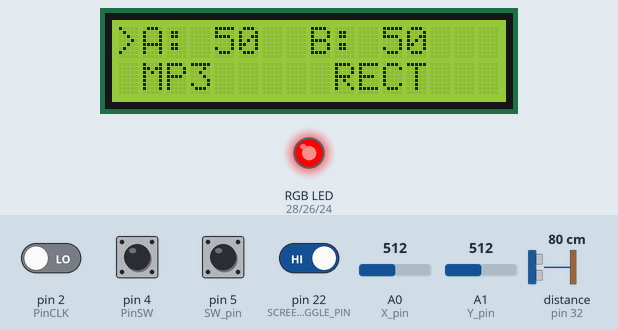
Simulated run of this sketch. Board: Arduino Mega 2560, built with avr-gcc and run on an emulated ATmega2560. Parts: 16×2 character LCD, an RGB LED mixed from three pins (HIGH = lit). The test bench sets the inputs (shaded band); at power-on: pin 4 (PinSW), pin 5 (SW_pin), pin 22 (SCREEN_TOGGLE_PIN) HIGH, pin 2 (PinCLK) LOW, A0 (X_pin) = 512, distance to the obstacle (sensor on pin 32) 80 cm, A1 (Y_pin) = 512. The echo pulse lasts 58.3 µs per cm; what the sketch prints to the serial monitor is not drawn.

Above: at 1.2 s.
1.3 s: pin 22 (SCREEN_TOGGLE_PIN) driven LOW
At 1.83 s:
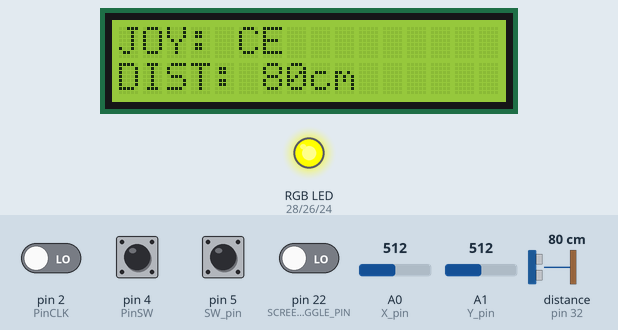
3.8 s: A0 (X_pin) set to 684
5.6 s: A0 (X_pin) set to 713
At 6.01 s:
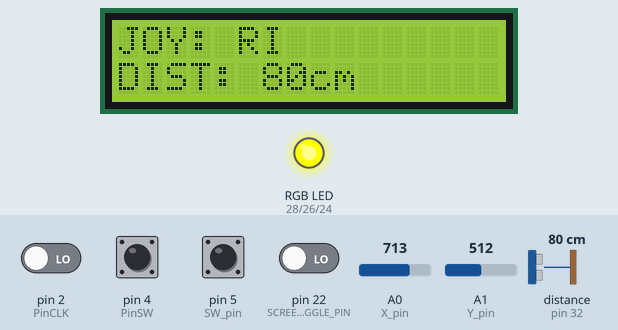
8.6 s: distance to the obstacle (sensor on pin 32) set to 250 cm
At 8.82 s:
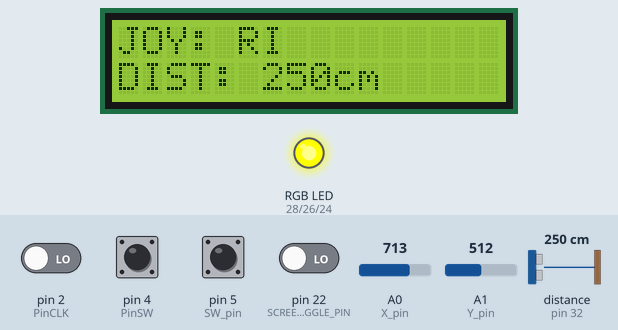
11.6 s: pin 4 (PinSW) pulled LOW for 1 s
At 12.34 s:
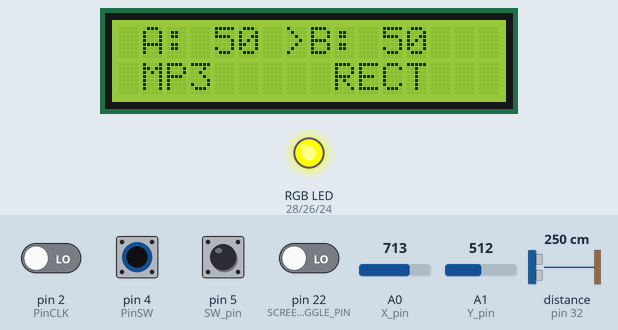
13.2 s: A0 (X_pin) set to 245
At 13.72 s:
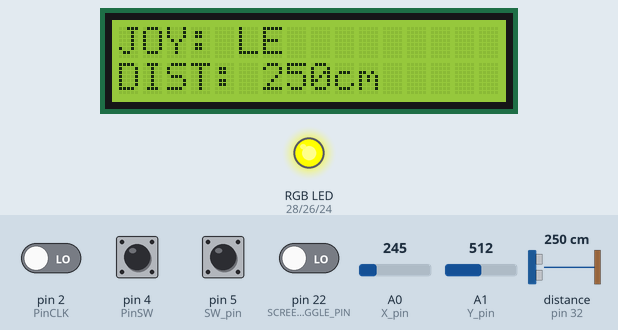
Timing chart, 0 to 21.2 s (numbered marks = the images above; inputs shaded):
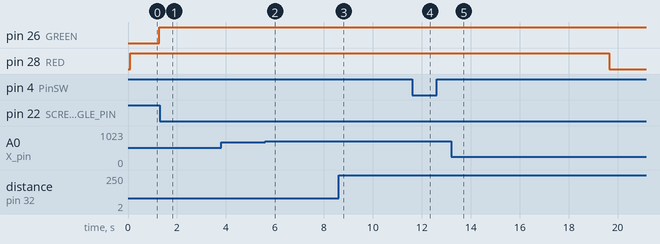

Measured:
- the behaviour switches between 700 and 701 on A0 (X_pin) (found by bisection; images 1 and 2)
- after the input at 1.3 s, pin 28 (RED): stays HIGH (without the input it goes to LOW after 2.4 s); the display: first changes after 0.34 s (image 1 shows a later state)
- after the input at 5.6 s, the display: first differs from a run without the input after 0.26 s (image 2)
- after the input at 13.2 s, the display: first differs from a run without the input after 0.37 s (image 5)

The sketch:

sketch_arduino.ino
```cpp
#include <LiquidCrystal.h>
#include "SR04.h"

// Define pins for the rotary encoder
#define PinCLK 2
#define PinDT 3
#define PinSW 4

// Joystick pins
const int SW_pin = 5;
const int X_pin = A0;
const int Y_pin = A1;

// Ultrasonic sensor pins
#define TRIG_PIN 32
#define ECHO_PIN 31
SR04 sr04 = SR04(ECHO_PIN, TRIG_PIN);
long distance;

// RGB LED pins
#define RED 28
#define GREEN 26
#define BLUE 24

// Initialize LCD (RS, Enable, D4, D5, D6, D7)
LiquidCrystal lcd(8, 9, 10, 11, 12, 13);

// Rotary encoder variables
volatile boolean TurnDetected = false;
volatile boolean rotationdirection;
int selectedValue = 0;
int A = 50, B = 50;  // Scale 0-100 for size and density
int modeIndex = 0;
String modes[] = {"RECT", "CIRCLE"};

// Joystick movement tracking
String joystickState = "CE";
String prevJoystickState = "CE";

// Button at pin 22 for screen toggle, at 30 doesn't have a function yet
#define SCREEN_TOGGLE_PIN 22
#define EXTRA_BUTTON_PIN 30
bool showSecondScreen = false;

// RGB color cycle variables
int colorState = 0;
int redValue = 255, greenValue = 0, blueValue = 0;
unsigned long lastRGBUpdate = 0;

// Audio input mode selection
String audioMode = "MP3";
String prevAudioMode = "MP3";

// Serial communication
String inputString = "";
boolean stringComplete = false;

// Communication timing
unsigned long lastSendTime = 0;
const int SEND_INTERVAL = 50;  // Send data every 50ms (20 updates per second)

/**
 * Interrupt service routine for rotary encoder.
 * Detects rotation direction when the encoder is turned.
 */
void isr() {
    delay(4);
    if (digitalRead(PinCLK))
        rotationdirection = digitalRead(PinDT);
    else
        rotationdirection = !digitalRead(PinDT);
    TurnDetected = true;
}

/**
 * Setup function - initializes pins, serial communication, and hardware.
 */
void setup() {
    pinMode(PinCLK, INPUT);
    pinMode(PinDT, INPUT);
    pinMode(PinSW, INPUT_PULLUP);
    pinMode(SW_pin, INPUT);
    digitalWrite(SW_pin, HIGH);
    pinMode(SCREEN_TOGGLE_PIN, INPUT_PULLUP);
    pinMode(EXTRA_BUTTON_PIN, INPUT_PULLUP);

    pinMode(RED, OUTPUT);
    pinMode(GREEN, OUTPUT);
    pinMode(BLUE, OUTPUT);

    Serial.begin(115200);  // Faster baud rate for smoother communication
    attachInterrupt(digitalPinToInterrupt(PinCLK), isr, FALLING);

    inputString.reserve(50); // Reserve space for incoming commands

    lcd.begin(16, 2);
    updateDisplay();
}

/**
 * Main loop - processes inputs and sends data to Processing.
 */
void loop() {
    // Check if we have received any commands from Processing
    if (stringComplete) {
        processCommand(inputString);
        inputString = "";
        stringComplete = false;
    }

    static bool lastShowSecondScreen = false;

    if (digitalRead(SCREEN_TOGGLE_PIN) == LOW) {
        showSecondScreen = !showSecondScreen;
        delay(300);
        lcd.clear(); // Clear LCD on screen switch
    }

    // Read joystick input
    int xValue = analogRead(X_pin);
    int yValue = analogRead(Y_pin);
    bool buttonPressed = digitalRead(SW_pin) == LOW;

    // Determine joystick position
    if (buttonPressed) joystickState = "CE";
    else if (xValue < 300) joystickState = "LE";
    else if (xValue > 700) joystickState = "RI";
    else if (yValue < 300) joystickState = "UP";
    else if (yValue > 700) joystickState = "DO";
    else joystickState = "CE";

    // Get distance from ultrasonic sensor
    distance = sr04.Distance();

    // Handle rotary encoder input
    if (TurnDetected) {
        if (rotationdirection) {
            if (selectedValue == 0) A = max(0, A - 1);
            else if (selectedValue == 1) B = max(0, B - 1);
            else if (selectedValue == 2) modeIndex = (modeIndex + 1) % 2;
            else if (selectedValue == 3) audioMode = (audioMode == "MP3") ? "MIC" : "MP3";
        } else {
            if (selectedValue == 0) A = min(100, A + 1);
            else if (selectedValue == 1) B = min(100, B + 1);
            else if (selectedValue == 2) modeIndex = (modeIndex + 1) % 2;
            else if (selectedValue == 3) audioMode = (audioMode == "MP3") ? "MIC" : "MP3";
        }
        TurnDetected = false;
    }

    if (digitalRead(PinSW) == LOW) {
        selectedValue = (selectedValue + 1) % 4;
        delay(300);
    }

    // Send data to Processing only when values change or periodically
    if (millis() - lastSendTime >= SEND_INTERVAL ||
        joystickState != prevJoystickState ||
        audioMode != prevAudioMode) {

        // Send structured data to Processing
        Serial.print("DATA:");
        Serial.print(A);
        Serial.print(",");
        Serial.print(B);
        Serial.print(",");
        Serial.print(modes[modeIndex]);
        Serial.print(",");
        Serial.print(audioMode);
        Serial.print(",");
        Serial.print(joystickState);
        Serial.print(",");
        Serial.print(buttonPressed ? "1" : "0");
        Serial.print(",");
        Serial.print(distance);
        Serial.println();

        lastSendTime = millis();
        prevJoystickState = joystickState;
        prevAudioMode = audioMode;
    }

    // Update LED color effect
    if (millis() - lastRGBUpdate > 20) {
        rainbowCycle();
        lastRGBUpdate = millis();
    }

    // Update LCD display based on current screen
    if (showSecondScreen) {
        displaySecondScreen();
    } else {
        updateDisplay();
    }

    delay(10);
}

/**
 * Processes commands received from Processing.
 * Parses incoming commands and updates state accordingly.
 *
 * @param command The command string to process
 */
void processCommand(String command) {
    // Trim any whitespace
    command.trim();

    // Check for visual mode commands
    if (command.startsWith("MODE:")) {
        String modeValue = command.substring(5); // Extract the mode value

        if (modeValue == "CIRCLE") {
            modeIndex = 0; // Set to CIRCLE mode
        }
        else if (modeValue == "RECT") {
            modeIndex = 1; // Set to RECT mode
        }

        // Update the display immediately
        if (!showSecondScreen) {
            updateDisplay();
        }
    }
    // Check for audio mode commands
    else if (command.startsWith("AUDIO:")) {
        String audioValue = command.substring(6); // Extract the audio value

        if (audioValue == "MP3") {
            audioMode = "MP3";
        }
        else if (audioValue == "MIC") {
            audioMode = "MIC";
        }

        // Update the display immediately
        if (!showSecondScreen) {
            updateDisplay();
        }
    }
}

/**
 * Updates the main LCD display.
 * Shows size, density, visual mode, and audio mode.
 */
void updateDisplay() {
    lcd.clear();
    lcd.setCursor(0, 0);
    String strA = (A < 10) ? "  " + String(A) : (A < 100) ? " " + String(A) : String(A);
    String strB = (B < 10) ? "  " + String(B) : (B < 100) ? " " + String(B) : String(B);

    if (selectedValue == 0) lcd.print(">A:");
    else lcd.print(" A:");
    lcd.print(strA);

    if (selectedValue == 1) lcd.print(" >B:");
    else lcd.print("  B:");
    lcd.print(strB);

    lcd.setCursor(8, 1);
    if (selectedValue == 2) lcd.print(">");
    else lcd.print(" ");
    lcd.print(modes[modeIndex]);

    lcd.setCursor(0, 1);
    if (selectedValue == 3) lcd.print(">"); else lcd.print(" ");
    lcd.print(audioMode);
}

/**
 * Displays the second LCD screen.
 * Shows joystick position and ultrasonic distance.
 */
void displaySecondScreen() {
    lcd.clear();
    lcd.setCursor(0, 0);
    lcd.print("JOY: ");
    lcd.print(joystickState);

    lcd.setCursor(0, 1);
    lcd.print("DIST: ");
    lcd.print(distance);
    lcd.print("cm");
}

/**
 * Sets the RGB LED color.
 *
 * @param r Red value (0-255)
 * @param g Green value (0-255)
 * @param b Blue value (0-255)
 */
void setColor(int r, int g, int b) {
    analogWrite(RED, r);
    analogWrite(GREEN, g);
    analogWrite(BLUE, b);
}

/**
 * Creates a smooth rainbow cycle effect on the RGB LED.
 * Transitions through red > yellow > green > cyan > blue > magenta > red.
 */
void rainbowCycle() {
    switch (colorState) {
        case 0: greenValue += 5; if (greenValue >= 255) { greenValue = 255; colorState = 1; } break;
        case 1: redValue -= 5; if (redValue <= 0) { redValue = 0; colorState = 2; } break;
        case 2: blueValue += 5; if (blueValue >= 255) { blueValue = 255; colorState = 3; } break;
        case 3: greenValue -= 5; if (greenValue <= 0) { greenValue = 0; colorState = 4; } break;
        case 4: redValue += 5; if (redValue >= 255) { redValue = 255; colorState = 5; } break;
        case 5: blueValue -= 5; if (blueValue <= 0) { blueValue = 0; colorState = 0; } break;
    }
    setColor(redValue, greenValue, blueValue);
}

/**
 * Serial event handler.
 * Accumulates incoming characters into a string until a newline is received.
 */
void serialEvent() {
    while (Serial.available()) {
        char inChar = (char)Serial.read();

        // Add character to input string
        if (inChar != '\n') {
            inputString += inChar;
        }
        // End of command when newline is received
        else {
            stringComplete = true;
        }
    }
}
```
